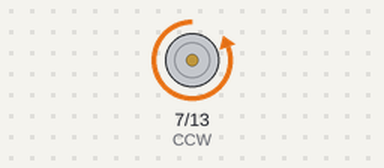
This sketch was run on a simulated Arduino Uno, built with avr-gcc and run on an emulated ATmega328P. Shown: motor-driver pin pairs drawn as motors (green arrow = first pin HIGH = forward, orange = second pin HIGH = backward, longer = more drive).

Above: at 0.5 s.
Timing chart, 0 to 4.6 s (numbered marks = the images above):
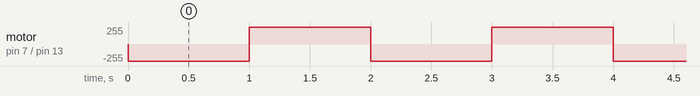

The sketch:

dcMotor_relay.ino
```cpp
int CW=13;
int CCW=7;

void setup()
{
  pinMode(CW, OUTPUT);
  pinMode(CCW, OUTPUT);
}

void loop()
{
 digitalWrite(CW,HIGH);
  digitalWrite(CCW,LOW);
  delay(1000);
  digitalWrite(CW, LOW);
  digitalWrite(CCW, HIGH);
  delay(1000);

}
```

Measured:
- by itself, motor on pin 7 (CCW) / pin 13 (CW): alternates forward 255/255 for 1.0 s and backward 255/255 for 1.0 s
